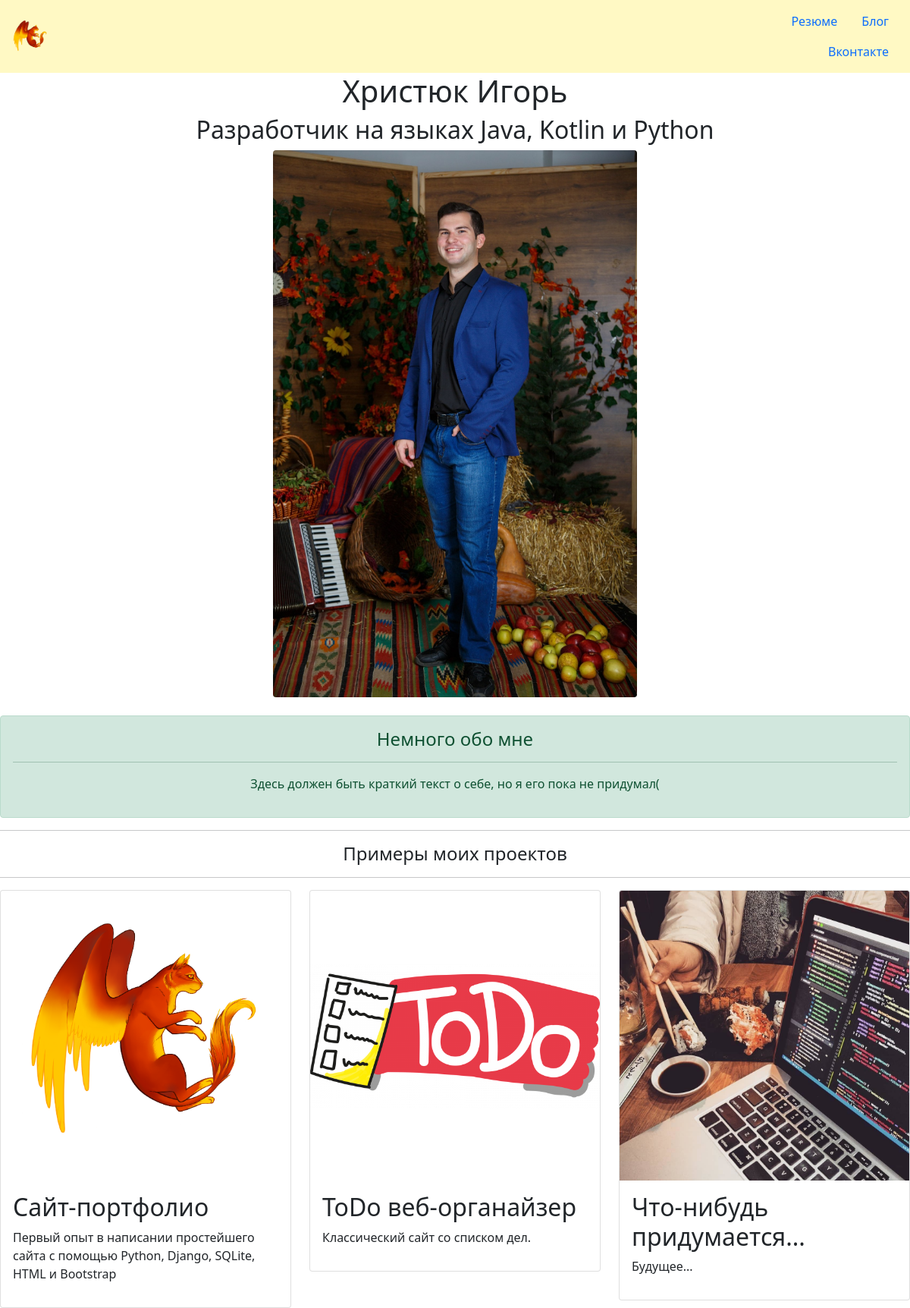
The page / on the database its author committed.
### portfolio/models.py (models this page shows, shortened)
class Project(models.Model):
    title = models.CharField(max_length=100)
    description = models.CharField(max_length=250)
    image = models.ImageField(upload_to='portfolio/images/')
    url = models.URLField(blank=True)

### portfolio/views.py (the view)
# urls.py: 2. Add a URL to urlpatterns:  path('', views.home, name='home')
def home(request):
    projects = Project.objects.all()[:3]
    return render(request, 'portfolio/home.html', {'projects': projects})

### portfolio/templates/portfolio/home.html (shortened to what this page needs)
{% extends 'portfolio/base.html' %}
{% block content %}
    <h1 class="text-center">Христюк Игорь</h1>
    <h2 class="text-center">Разработчик на языках Java, Kotlin и Python</h2>
    {% load static %}
    <div class="text-center">
        <img src="{% static 'portfolio/photo.jpg' %}" class="rounded" width="40%" alt="Здесь было фото(((">
    </div>
    <br>
    <div class="alert alert-success" role="alert">
        <h4 class="text-center">Немного обо мне</h4>
        <hr>
        <p class="text-center">Здесь должен быть краткий текст о себе, но я его пока не придумал(</p>
    </div>
    <hr>
    <h4 class="text-center">Примеры моих проектов</h4>
    <hr>
    <div class="row">
        {% for project in projects %}
            <div class="col-sm-4">
                <div class="card" style="width: 100%;">
                    <a href="{{ project.url }}">
                        <img src="{{ project.image.url }}" class="card-img-top" alt="проект">
                    </a>
                    <div class="card-body">
                        <h2>{{ project.title }}</h2>
                        <p>{{ project.description }}</p>
                    </div>
                </div>
            </div>
        {% endfor %}
    </div>
{% endblock %}

### portfolio/templates/portfolio/base.html (shortened to what this page needs)
{% load static %}
<!DOCTYPE html>
<html lang="en">
<head>
    <link href="https://cdn.jsdelivr.net/npm/bootstrap@5.1.3/dist/css/bootstrap.min.css" rel="stylesheet"
>
</head>
<body>
<nav class="navbar navbar-expand-lg navbar-light" style="background-color: #FFF9C4;">
    <div class="container-fluid">
        <a class="navbar-brand" href="{% url 'home' %}">
            <img src="{% static "portfolio/catoenix.png" %}" alt="" width="6%"
                 class="d-inline-block align-text-top">
        </a>
        <ul class="nav justify-content-end">
            <li class="nav-item">
                <a class="nav-link active" aria-current="page" href="{% static 'portfolio/Khristiuk(Java).pdf' %}">Резюме</a>
            </li>
            <li class="nav-item">
                <a class="nav-link" href="{% url 'blog:all_blogs' %}">Блог</a>
            </li>
            <li class="nav-item">
                <a class="nav-link" href="https://vk.com/igordance" target="_blank">Вконтакте</a>
            </li>
        </ul>
    </div>
</nav>
{% block content %}{% endblock %}
</body>
</html>

### rows shown on the page
Project: image (picture), title "Сайт-портфолио", description "Первый опыт в написании простейшего сайта с помощью Python, Django, SQLite, HTML и Bootstrap"
Project: image (picture), title "ToDo веб-органайзер", description "Классический сайт со списком дел."
Project: image (picture), title "Что-нибудь придумается...", description "Будущее..."
